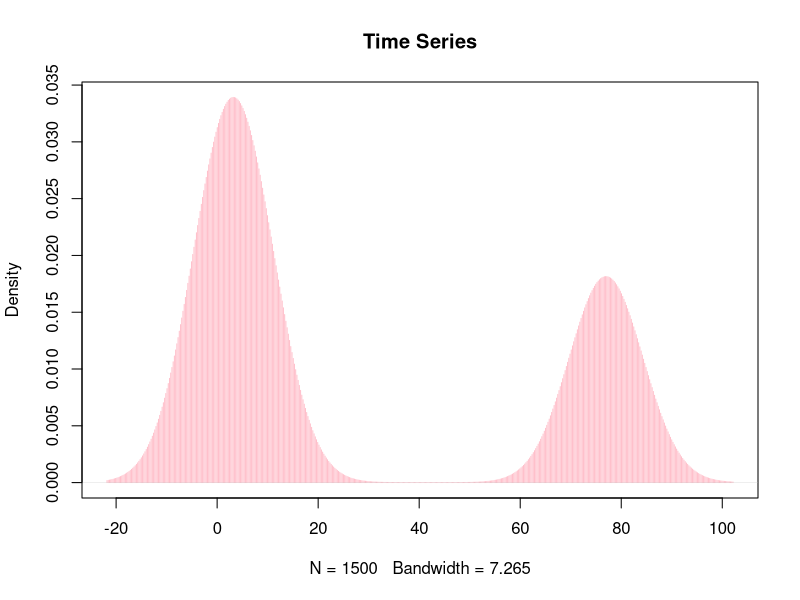

Here is the R script that generated this plot:
set.seed(13)

mydata1 = rnorm(500,6)
mydata2 = rnorm(500,77)
mydata3 = runif(500)

mydata=data.frame(mydata1,mydata2,mydata3)

mydataMatrix = as.matrix(mydata)
# print(mydataMatrix)

myts = ts(mydata,start=c(1980,5),frequency=12)
print(head(myts))

print(plot(density(myts),col="pink",type="h",main="Time Series"))